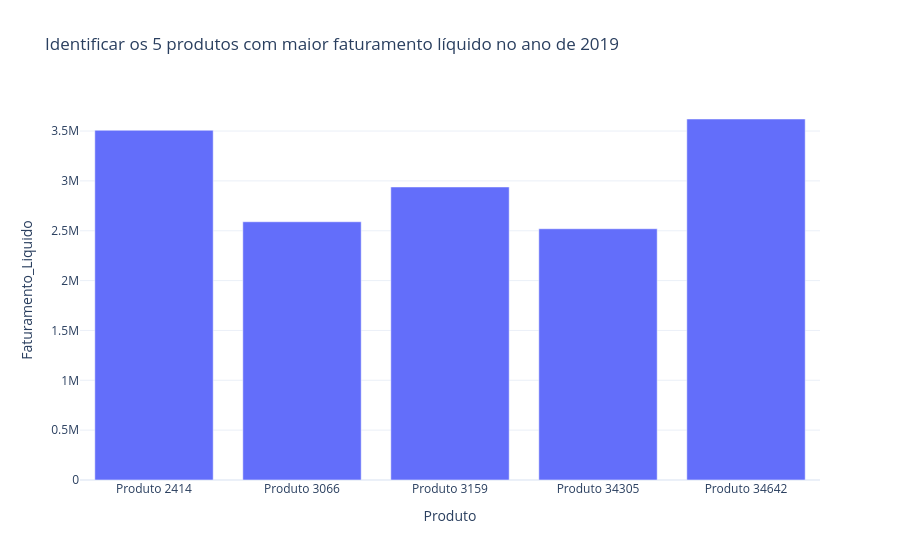

Notebook source saved alongside this figure:
### Code cell
chat("Quais os 5 produtos com maior faturamento líquido em 2019?")

### Figure 1 — Plotly figure (JSON) as saved in the notebook; plotly's stock layout.template omitted (floating-point values rounded to 4 significant figures)
{"data": [{"alignmentgroup": "True", "hovertemplate": "Produto=%{x}<br>Faturamento_Liquido=%{y}<extra></extra>", "legendgroup": "", "marker": {"color": "#636efa", "pattern": {"shape": ""}}, "name": "", "offsetgroup": "", "orientation": "v", "showlegend": false, "textposition": "auto", "type": "bar", "x": ["Produto 2414", "Produto 3066", "Produto 3159", "Produto 34305", "Produto 34642"], "xaxis": "x", "y": [3508000.0, 2590000.0, 2939000.0, 2520000.0, 3621000.0], "yaxis": "y"}], "layout": {"barmode": "relative", "legend": {"tracegroupgap": 0}, "title": {"text": "Identificar os 5 produtos com maior faturamento líquido no ano de 2019"}, "xaxis": {"anchor": "y", "domain": [0, 1], "title": {"text": "Produto"}}, "yaxis": {"anchor": "x", "domain": [0, 1], "title": {"text": "Faturamento_Liquido"}}}}
